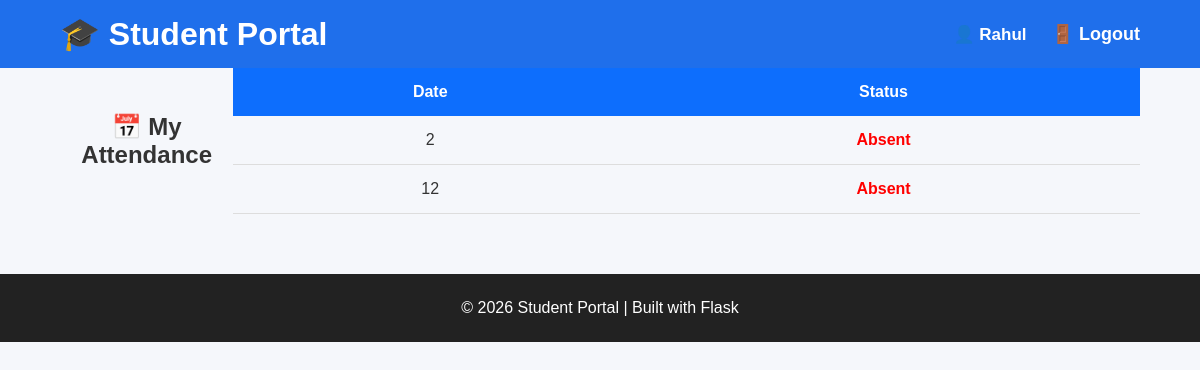
Screenshot of /my-attendance (signed in) with the database file from the repository.
### tables this page shows
CREATE TABLE attendance(
            id INTEGER PRIMARY KEY AUTOINCREMENT,
            student_id INTEGER,
            attendance_date TEXT,
            status TEXT,
            FOREIGN KEY(student_id) REFERENCES students(id)
        );

### app.py (the view)
@app.route("/my-attendance")
def my_attendance():
    if "student_id" not in session:
        flash("Please login first.", "error")
        return redirect(url_for("student_login_page"))
    records = get_attendance_by_student(session["student_id"])
    return render_template(
        "my_attendance.html",
        records=records
    )

### database.py (called while the page is built)
def connect_db():
    connection = sqlite3.connect("students.db")
    return connection

def get_attendance_by_student(student_id):
    connection = connect_db()
    cursor = connection.cursor()
    cursor.execute("""
        SELECT *
        FROM attendance
        WHERE student_id = ?
    """, (student_id,))
    records = cursor.fetchall()
    connection.close()
    return records

### templates/my_attendance.html
{% extends "base.html" %}
{% block content %}
<div class="container">
    <h2 style="text-align:center;">
        📅 My Attendance
    </h2>
    <br>
    <table class="student-table">
        <tr>
            <th>Date</th>
            <th>Status</th>
        </tr>
        {% for record in records %}
        <tr>
            <td>{{ record[0] }}</td>
            <td>
                {% if record[1] == "Present" %}
                    <span style="color:green;font-weight:bold;">
                        Present
                    </span>
                {% else %}
                    <span style="color:red;font-weight:bold;">
                        Absent
                    </span>
                {% endif %}
            </td>
        </tr>
        {% endfor %}
    </table>
</div>
{% endblock %}

### static/css/style.css (style rules this page uses)
* { margin:0; padding:0; box-sizing:border-box; }
body { font-family:Arial, Helvetica, sans-serif; background:#f5f7fb; color:#333; }
.container { width:90%; margin:auto; display:flex; justify-content:space-between; align-items:center; }
table { width:100%; border-collapse:collapse; }
th { background:#0d6efd; color:white; padding:15px; }
td { padding:15px; text-align:center; border-bottom:1px solid #ddd; }

### rows the page displays
attendance: id "2", shows "Absent"
attendance: id "12", shows "Absent"

### other values shown
{{ session.student_name }} "Rahul"
